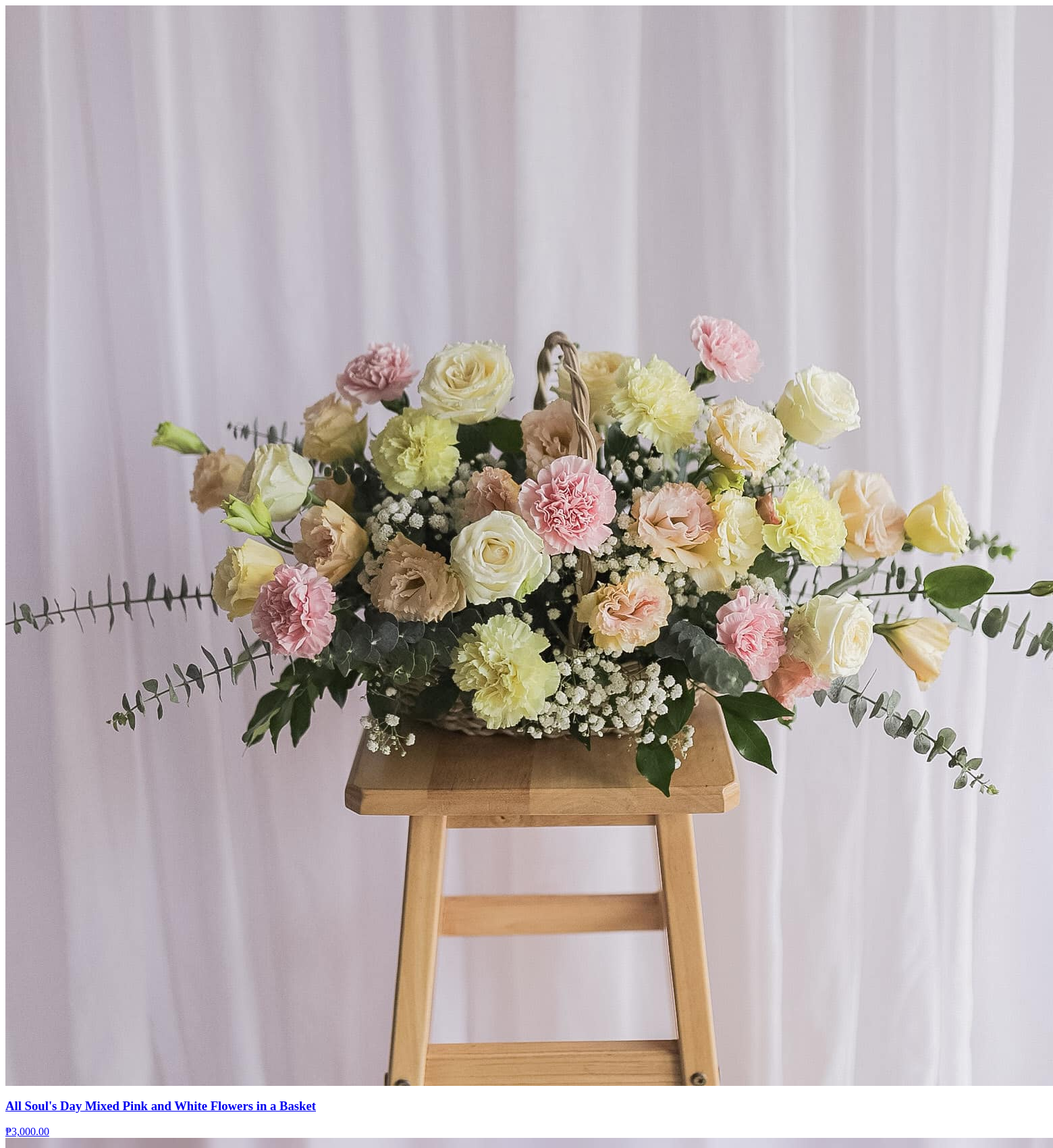
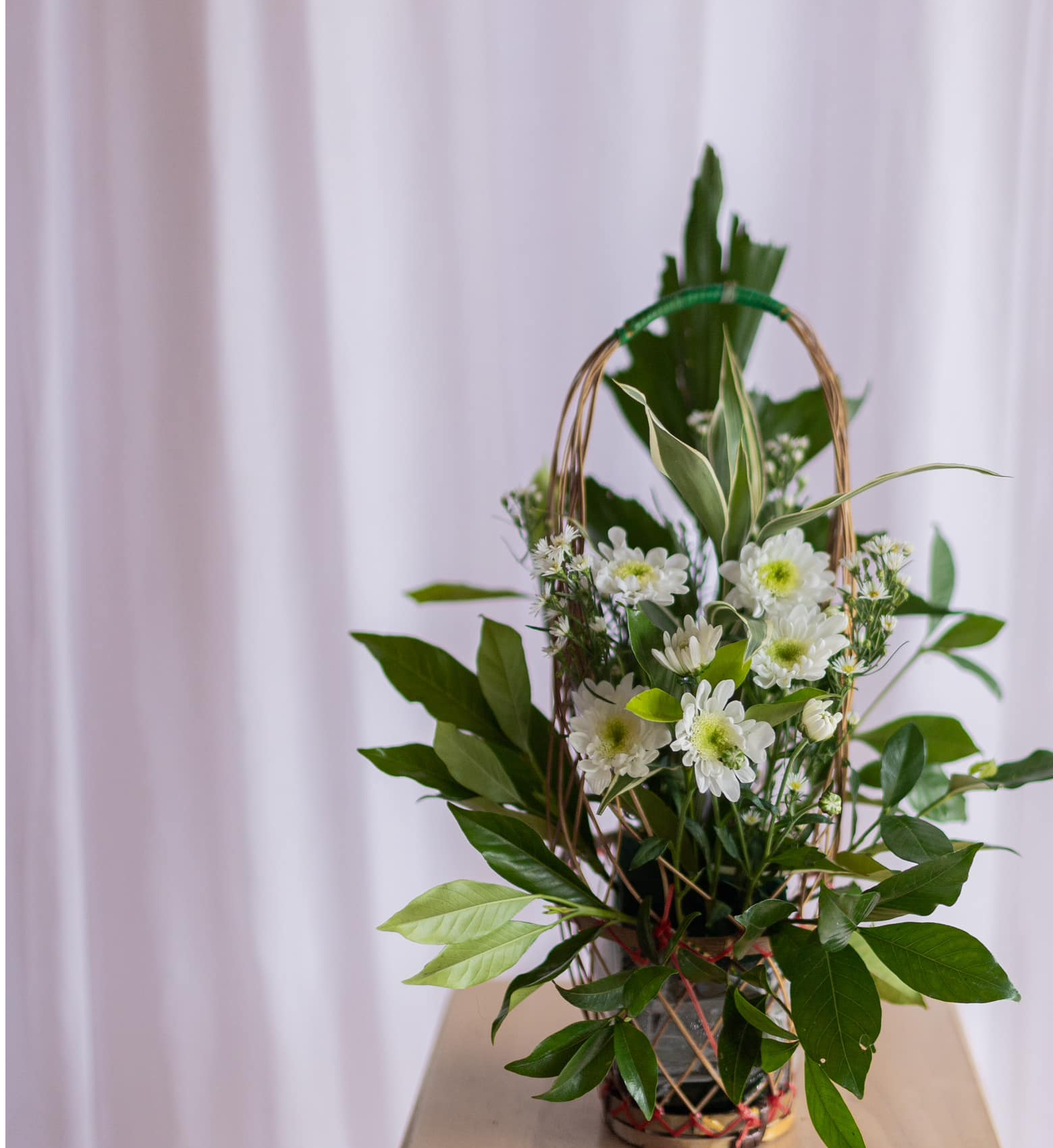
The page /users/fetch-occasion.php (upper part) on the database its author committed (2 pictures, top to bottom).
### tables this page shows
CREATE TABLE `product` (
  `p_id` int(11) NOT NULL,
  `name` varchar(255) NOT NULL,
  `old_price` varchar(10) NOT NULL,
  `current_price` varchar(10) NOT NULL,
  `quantity` int(10) NOT NULL,
  `featured_photo` varchar(255) NOT NULL,
  `description` text NOT NULL,
  `short_description` text NOT NULL,
  `feature` text NOT NULL,
  `other_photo` text NOT NULL,
  `condition` text NOT NULL,
  `is_featured` int(1) NOT NULL,
  `is_active` int(1) NOT NULL,
  `ecat_id` int(11) NOT NULL
);

### users/fetch-occasion.php (the view, shortened to what this page needs)
<?php
require 'conn.php';
$ecat_id = isset($_GET['ecat_id']) ? (int)$_GET['ecat_id'] : 'all';
try {
    if ($ecat_id === 'all') {
        $statement = $pdo->prepare("
            SELECT p_id, name, featured_photo, current_price
            FROM product
            WHERE is_active = 1 AND ecat_id IN (
                SELECT ecat_id
                FROM end_category
                WHERE mcat_id = 20
            )
            ORDER BY p_id DESC
        ");
    }
    $statement->execute();
    $products = $statement->fetchAll(PDO::FETCH_ASSOC);
    if ($products) {
        foreach ($products as $product) {
            echo '
            <div class="product" data-id="' . htmlspecialchars($product['p_id']) . '">
                <a href="occasion-details.php?p_id=' . htmlspecialchars($product['p_id']) . '">
                    <img src="../admin/uploads/' . htmlspecialchars($product['featured_photo']) . '" alt="' . htmlspecialchars($product['name']) . '">
                    <h3>' . htmlspecialchars($product['name']) . '</h3>
                    <div class="price">₱' . number_format($product['current_price'], 2) . '</div>
                </a>
            </div>';
        }
    }
} catch (Exception $e) {
    echo "<p>Error loading products: " . htmlspecialchars($e->getMessage()) . "</p>";
}
?>

### rows shown on the page
product: featured_photo (picture), name "All Soul's Day Mixed Pink and White Flowers in a Basket", current_price "3,000.00"
product: featured_photo (picture)
